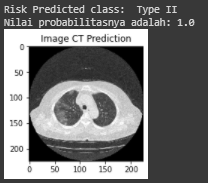
#> input picture Pengujian(Colaboratory)/Hasil Pengujian/Original Dataset/Risk/Type II/TypeII001.PNG, 208 x 183 px; its folder holds only this picture in this run
$ jupyter execute Preprocessed_image.ipynb   (older library calls are emulated)
#> lines starting #> are read from the running program, lines starting #| are printed output that depends on the picture; after the words box and inside, x2 and y2 are one past the last pixel; in counts of white or black regions, pixels touching at a corner belong together
[cell 1]
import os
import cv2
import numpy as np
import pandas as pd
import skimage
from skimage import measure
from collections import Counter

[cell 2]
from google.colab import drive
drive.mount('/content/gdrive')

[cell 3]
target_dir='/content/gdrive/Shareddrives/Soedirman-Machine-Learning/CT SCAN COVID-19/Data Uji/Original/Risk/Type II'
output_dir='/content/gdrive/Shareddrives/Soedirman-Machine-Learning/CT SCAN COVID-19/Data Uji/Preprocessed/Risk/Type II'

[cell 4]
def split_target_dir(target_dir,output_dir):
    target_list=[target_dir+os.sep+file for file in os.listdir(target_dir)]
    for target in target_list:
        img_split=split_lung_parenchyma(target,15599,-96)
        dst=target.replace(target_dir,output_dir)
        dst_dir=os.path.split(dst)[0]
        if not os.path.exists(dst_dir):
            os.makedirs(dst_dir)
        cv2.imencode('.jpg', img_split)[1].tofile(dst)
    print(f'Target list done with {len(target_list)} items')

[cell 5]
def split_lung_parenchyma(target,size,thr):
#> called with size = 15599, thr = -96
    img=cv2.imdecode(np.fromfile(target,dtype=np.uint8),cv2.IMREAD_GRAYSCALE)
#> img is the input picture: shape (183, 208); min 0, max 255, mean 114.6
    try:
        img_thr= cv2.adaptiveThreshold(img, 255, cv2.ADAPTIVE_THRESH_MEAN_C, cv2.THRESH_BINARY_INV,size,thr).astype(np.uint8)
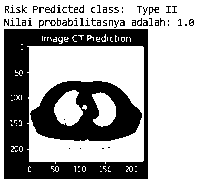
#> img_thr: shape (183, 208); 66.6% white; 69 black regions (56 under 20 px), largest, box (x1, y1, x2, y2) and area: (4, 29, 148, 179) 7858, (30, 81, 142, 141) 4006, (149, 7, 159, 15) 36
    except:
        img_thr= cv2.adaptiveThreshold(img, 255, cv2.ADAPTIVE_THRESH_MEAN_C, cv2.THRESH_BINARY_INV,999,thr).astype(np.uint8)
    img_thr=255-img_thr
#> img_thr: shape (183, 208); 33.4% white; 69 white regions (56 under 20 px)
    img_test=measure.label(img_thr, connectivity = 1)
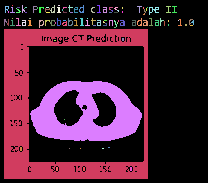
#> img_test: shape (183, 208) int64; 110 distinct labels, from 0 to 109; one colour per label, 0 black
    props = measure.regionprops(img_test)
#> props = 109 regions; largest, box (x1, y1, x2, y2) and area: (4, 29, 148, 179) 7820, (30, 81, 142, 141) 4006, (149, 7, 159, 15) 36, (120, 20, 125, 26) 21, (143, 20, 148, 26) 21
    img_test.max()
    areas=[prop.area for prop in props]
#> areas = 109 values, max 7820 at index 95, min 1 at index 0, mean 116.6
    ind_max_area=np.argmax(areas)+1
#> ind_max_area = 96
    del_array = np.zeros(img_test.max()+1)
#> del_array = 110 values from 0 to 0
    del_array[ind_max_area]=1
    del_mask=del_array[img_test]
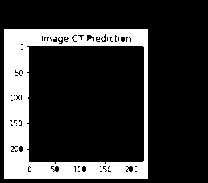
#> del_mask: shape (183, 208) float64; values 0 (black) and 1 (white), 20.5% white; 1 white region, box (x1, y1, x2, y2) and area: (4, 29, 148, 179) 7820
    img_new = img_thr*del_mask
    mask_fill=fill_water(img_new)
#> in fill_water, `img_exp[10:-10, 10:-10]=copyimg`:
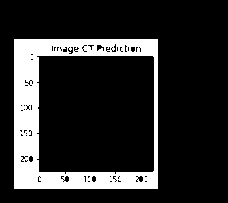
#> img_exp: shape (203, 228) float64; 16.9% white; 1 white region, box (x1, y1, x2, y2) and area: (14, 39, 158, 189) 7820
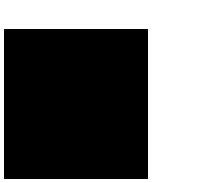
#> mask_fill: shape (183, 208); values 0 (black) and 1 (white), 43.3% white; 1 white region, box (x1, y1, x2, y2) and area: (0, 0, 208, 183) 16464
    img_new[mask_fill==1]=255
#> img_new: shape (183, 208) float64; 63.8% white; 53 black regions (46 under 20 px), largest, box (x1, y1, x2, y2) and area: (27, 46, 144, 164) 13352, (51, 166, 59, 172) 29, (126, 166, 133, 172) 28
    img_new = 255-img_new
    _, labels, stats, centroids = cv2.connectedComponentsWithStats(img_new.astype( np.uint8 ))
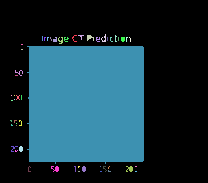
#> labels: shape (183, 208) int32; 54 distinct labels, from 0 to 53; one colour per label, 0 black
#> stats = 54 rows, first 6: [0, 0, 208, 183, 24284], [72, 35, 5, 7, 12], [78, 35, 6, 5, 11], [87, 35, 7, 6, 26], [101, 34, 5, 8, 18], [115, 35, 2, 7, 9]; centroids = 54 pairs, first value 10.67 to 135.5, second value 36 to 171
    labels = np.array(labels, dtype=np.float)
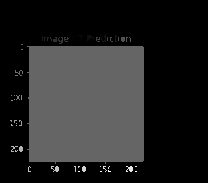
#> labels: shape (183, 208) float64; min 0, max 53, mean 7.6; drawn with min black and max white
    maxnum = Counter(labels.flatten()).most_common(3)
#> maxnum = [(0, 24284), (21, 13352), (41, 29)]
    maxnum = sorted([x[0] for x in maxnum])
#> maxnum = [0, 21, 41]
    background = np.zeros_like(labels)
    if len(maxnum) == 1:
        pass
    elif len(maxnum) == 2:
        background[labels == maxnum[1]] = 1
    else:
        background[labels == maxnum[1]] = 1
        background[labels == maxnum[2]] = 1
    img_new[background == 0] = 0
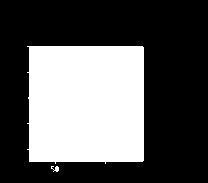
#> img_new: shape (183, 208) float64; 35.2% white; 2 white regions, box (x1, y1, x2, y2) and area: (27, 46, 144, 164) 13352, (51, 166, 59, 172) 29
    img_new=cv2.dilate(img_new, np.ones((5,5),np.uint8) , iterations=3)
#> img_new: shape (183, 208) float64; 43.6% white; 1 white region, box (x1, y1, x2, y2) and area: (21, 40, 150, 178) 16591
    img_new = cv2.erode(img_new, np.ones((5, 5), np.uint8), iterations=2)
#> img_new: shape (183, 208) float64; 38% white; 1 white region, box (x1, y1, x2, y2) and area: (25, 44, 146, 174) 14447
    img_new = cv2.morphologyEx(img_new, cv2.MORPH_CLOSE, cv2.getStructuringElement(cv2.MORPH_RECT, (10, 10)),iterations=2)
#> img_new: shape (183, 208) float64; 38.1% white; 1 white region, box (x1, y1, x2, y2) and area: (27, 46, 148, 183) 14518
    img_new = cv2.medianBlur(img_new.astype(np.uint8), 21)
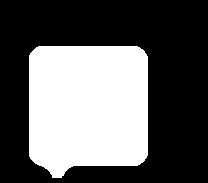
#> img_new: shape (183, 208); 37.6% white; 1 white region, box (x1, y1, x2, y2) and area: (29, 46, 148, 178) 14328
    img_out=img*img_new.astype(bool)
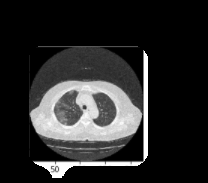
#> img_out: shape (183, 208); min 0, max 255, mean 40.9
    return img_out

[cell 6]
def fill_water(img):
    copyimg = img.copy()
    copyimg.astype(np.float32)
    height, width = img.shape
    img_exp=np.zeros((height+20,width+20))
    height_exp, width_exp = img_exp.shape
    img_exp[10:-10, 10:-10]=copyimg
    mask1 = np.zeros([height+22, width+22],np.uint8)
    mask2 = mask1.copy()
    mask3 = mask1.copy()
    mask4 = mask1.copy()
    cv2.floodFill(np.float32(img_exp), mask1, (0, 0), 1)
    cv2.floodFill(np.float32(img_exp), mask2, (width_exp-1,height_exp-1), 1)
    cv2.floodFill(np.float32(img_exp), mask3, (width_exp-1, 0), 1)
    cv2.floodFill(np.float32(img_exp), mask4, (0, height_exp-1), 1)
    mask = mask1 | mask2 | mask3 | mask4
    output = mask[1:-1, 1:-1][10:-10, 10:-10]
    return output


split_target_dir(target_dir,output_dir)

$ run again, on Pengujian(Colaboratory)/Hasil Pengujian/Original Dataset/Risk/Type II/TypeII005.PNG
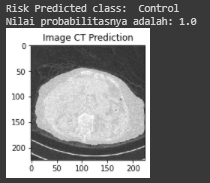
#> input picture Pengujian(Colaboratory)/Hasil Pengujian/Original Dataset/Risk/Type II/TypeII005.PNG, 210 x 183 px
#> in split_lung_parenchyma, img is the input picture: shape (183, 210); min 39, max 255, mean 128.6
#> in split_lung_parenchyma, `img_test=measure.label(img_thr, connectivity = 1)`:
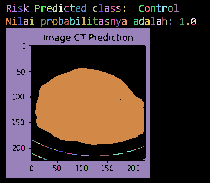
#> img_test: shape (183, 210) int64; 136 distinct labels, from 0 to 135; one colour per label, 0 black
#> props = 135 regions; largest, box (x1, y1, x2, y2) and area: (6, 28, 150, 178) 7824, (35, 68, 144, 145) 6574, (122, 19, 127, 25) 21, (145, 19, 150, 25) 21, (81, 4, 86, 12) 20
#> areas = 135 values, max 7824 at index 97, min 1 at index 0, mean 113.9
#> ind_max_area = 98
#> del_mask: shape (183, 210) float64; values 0 (black) and 1 (white), 20.4% white; 1 white region, box (x1, y1, x2, y2) and area: (6, 28, 150, 178) 7824
#> img_exp: shape (203, 230) float64; 16.8% white; 1 white region, box (x1, y1, x2, y2) and area: (16, 38, 160, 188) 7824
#> mask_fill: shape (183, 210); values 0 (black) and 1 (white), 43.8% white; 1 white region, box (x1, y1, x2, y2) and area: (0, 0, 210, 183) 16830
#> stats = 54 rows, first 6: [0, 0, 210, 183, 24654], [103, 33, 5, 8, 18], [44, 35, 1, 5, 5], [74, 34, 5, 7, 12], [80, 34, 6, 5, 11], [89, 34, 7, 6, 26]; centroids = 54 pairs, first value 12.67 to 137.5, second value 35 to 170
#> in split_lung_parenchyma, `maxnum = Counter(labels.flatten()).most_common(3)`: maxnum = [(0, 24654), (21, 13348), (41, 29)]
#> in split_lung_parenchyma, `maxnum = sorted([x[0] for x in maxnum])`: maxnum = [0, 21, 41]
#> in split_lung_parenchyma, `img_out=img*img_new.astype(bool)`:
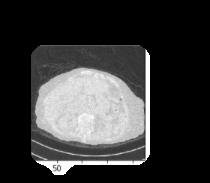
#> img_out: shape (183, 210); min 0, max 255, mean 54.8
